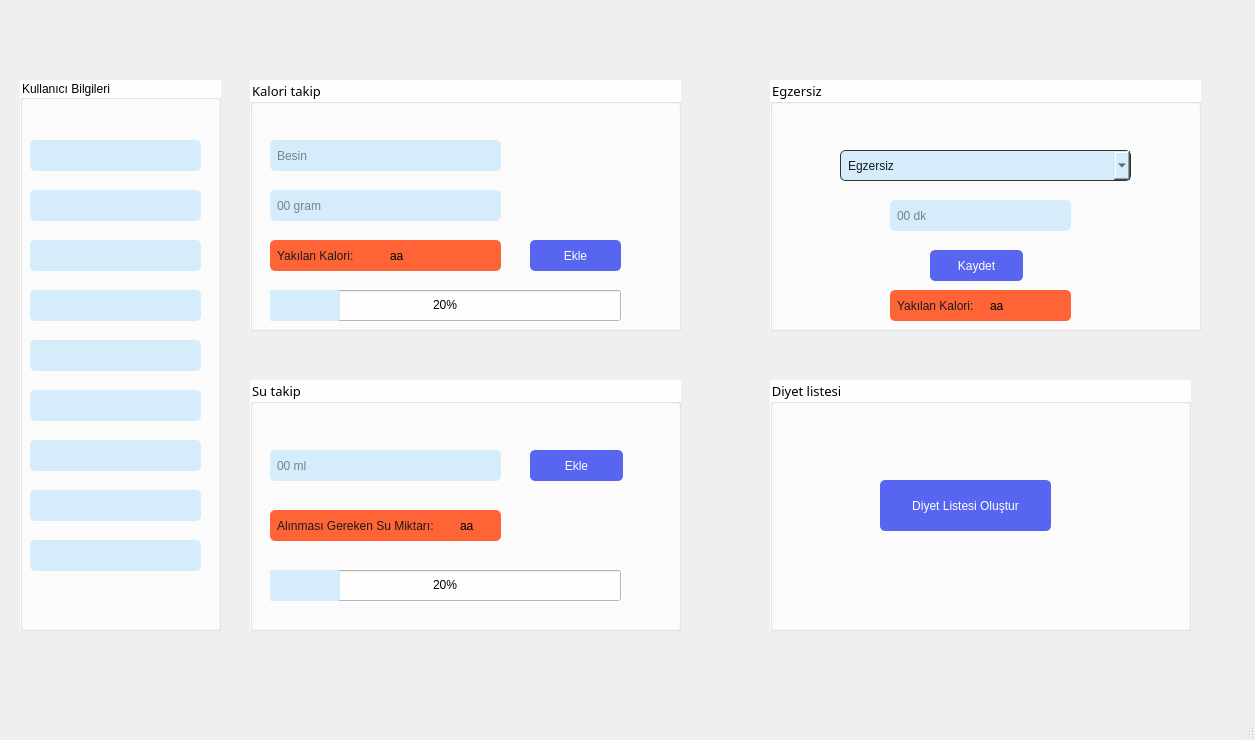
<?xml version="1.0" encoding="UTF-8"?>
<ui version="4.0">
 <class>MainWindow</class>
 <widget class="QMainWindow" name="MainWindow">
  <property name="geometry">
   <rect>
    <x>0</x>
    <y>0</y>
    <width>1255</width>
    <height>740</height>
   </rect>
  </property>
  <property name="windowTitle">
   <string>MainWindow</string>
  </property>
  <widget class="QWidget" name="centralwidget">
   <widget class="QGroupBox" name="kalorigroupbox">
    <property name="geometry">
     <rect>
      <x>250</x>
      <y>80</y>
      <width>431</width>
      <height>251</height>
     </rect>
    </property>
    <property name="font">
     <font>
      <family>Sans Serif Collection</family>
      <pointsize>10</pointsize>
      <weight>50</weight>
      <italic>false</italic>
      <bold>false</bold>
     </font>
    </property>
    <property name="styleSheet">
     <string notr="true">background-color: rgb(254, 254, 254);
font: 10pt &quot;Sans Serif Collection&quot;,#191A1F;
</string>
    </property>
    <property name="title">
     <string>Kalori takip</string>
    </property>
    <widget class="QLineEdit" name="besinlineedit">
     <property name="geometry">
      <rect>
       <x>20</x>
       <y>60</y>
       <width>231</width>
       <height>31</height>
      </rect>
     </property>
     <property name="styleSheet">
      <string notr="true">QLineEdit{
color:#191A1F;
font: 9pt &quot;Sans Serif Collection&quot;;
background-color: rgb(213, 236, 250);
border:rgb(48,50,62);
padding-left:5px;
border-radius:5px;
}
QLineEdit:Hover{
border:rgb(48,50,62);}
QLineEdit:Focus{
border:rgb(85,170,255);}</string>
     </property>
     <property name="placeholderText">
      <string>Besin</string>
     </property>
    </widget>
    <widget class="QLineEdit" name="besingramlineedit">
     <property name="geometry">
      <rect>
       <x>20</x>
       <y>110</y>
       <width>231</width>
       <height>31</height>
      </rect>
     </property>
     <property name="styleSheet">
      <string notr="true">QLineEdit{
color:#191A1F;
font: 9pt &quot;Sans Serif Collection&quot;;
background-color: rgb(213, 236, 250);
border:rgb(48,50,62);
padding-left:5px;
border-radius:5px;
}
QLineEdit:Hover{
border:rgb(48,50,62);}
QLineEdit:Focus{
border:rgb(85,170,255);}</string>
     </property>
     <property name="placeholderText">
      <string>00 gram</string>
     </property>
    </widget>
    <widget class="QPushButton" name="kaloritakipkaydetbuton">
     <property name="geometry">
      <rect>
       <x>280</x>
       <y>160</y>
       <width>91</width>
       <height>31</height>
      </rect>
     </property>
     <property name="styleSheet">
      <string notr="true">QPushButton{
background-color: rgb(87, 101, 241);
color: rgb(255, 255, 255);
font: 10pt &quot;Sans Serif Collection&quot;;
border-radius:5px;}
QPushButton:Hover{
background-color:rgb(71,82,196);}</string>
     </property>
     <property name="text">
      <string>Ekle</string>
     </property>
    </widget>
    <widget class="QLineEdit" name="sumiktarilineedit_4">
     <property name="geometry">
      <rect>
       <x>20</x>
       <y>160</y>
       <width>231</width>
       <height>31</height>
      </rect>
     </property>
     <property name="mouseTracking">
      <bool>false</bool>
     </property>
     <property name="styleSheet">
      <string notr="true">QLineEdit{
color:#191A1F;
font: 9pt &quot;Sans Serif Collection&quot;;
background-color: #FF6436;
border:rgb(48,50,62);
padding-left:5px;
border-radius:5px;
}
QLineEdit:Hover{
border:rgb(48,50,62);}
QLineEdit:Focus{
border:rgb(85,170,255);}</string>
     </property>
     <property name="text">
      <string>Yakılan Kalori:</string>
     </property>
     <property name="readOnly">
      <bool>true</bool>
     </property>
     <property name="placeholderText">
      <string/>
     </property>
    </widget>
    <widget class="QProgressBar" name="besiyuzdeprogressBar">
     <property name="geometry">
      <rect>
       <x>20</x>
       <y>210</y>
       <width>351</width>
       <height>31</height>
      </rect>
     </property>
     <property name="styleSheet">
      <string notr="true">
QProgressBar::chunk {
  background-color: #D5ECFA; /* Progress bar doluluğu için renk */

 border-radius: 2px;  /* Dolu kısmın köşelerini yuvarlayalım */
 /*background-color: #4CAF50;   Dolu kısım rengi */
  
            }
            QProgressBar {
                text-align: center;  /* Metni ortala */
            }
</string>
     </property>
     <property name="value">
      <number>20</number>
     </property>
     <property name="orientation">
      <enum>Qt::Horizontal</enum>
     </property>
     <property name="textDirection">
      <enum>QProgressBar::TopToBottom</enum>
     </property>
    </widget>
    <widget class="QLabel" name="alnankalorilabel">
     <property name="geometry">
      <rect>
       <x>140</x>
       <y>160</y>
       <width>91</width>
       <height>31</height>
      </rect>
     </property>
     <property name="styleSheet">
      <string notr="true">background-color: transparent;</string>
     </property>
     <property name="text">
      <string>aa</string>
     </property>
    </widget>
   </widget>
   <widget class="QGroupBox" name="egzersizgroupbox">
    <property name="geometry">
     <rect>
      <x>770</x>
      <y>80</y>
      <width>431</width>
      <height>251</height>
     </rect>
    </property>
    <property name="font">
     <font>
      <family>Sans Serif Collection</family>
      <pointsize>10</pointsize>
      <weight>50</weight>
      <italic>false</italic>
      <bold>false</bold>
     </font>
    </property>
    <property name="styleSheet">
     <string notr="true">background-color: rgb(254, 254, 254);
font: 10pt &quot;Sans Serif Collection&quot;,#191A1F;</string>
    </property>
    <property name="title">
     <string>Egzersiz</string>
    </property>
    <widget class="QComboBox" name="sporcomboBox">
     <property name="geometry">
      <rect>
       <x>70</x>
       <y>70</y>
       <width>291</width>
       <height>31</height>
      </rect>
     </property>
     <property name="styleSheet">
      <string notr="true">QComboBox { 
	border: 1px solid #333333;
	border-radius: 5px;
	background-color:#D5ECFA;
	padding-left:7px;
	min-width: 6em;
	color: #191A1F;;
	}
QComboBox QAbstractItemView{
	background-color: #D5ECFA;
	color: #D5ECFA;
 
	selection-background-color:  rgb(87, 101, 241);
	selection-color: #FEFEFE;
	
	
	font-size: 16px;

	color: black;
}</string>
     </property>
     <property name="currentText">
      <string>Egzersiz</string>
     </property>
     <property name="placeholderText">
      <string/>
     </property>
     <item>
      <property name="text">
       <string>Egzersiz</string>
      </property>
     </item>
     <item>
      <property name="text">
       <string>Yürüyüş</string>
      </property>
     </item>
     <item>
      <property name="text">
       <string>Koşu</string>
      </property>
     </item>
     <item>
      <property name="text">
       <string>Bisiklet sürme</string>
      </property>
     </item>
     <item>
      <property name="text">
       <string>Yüzme</string>
      </property>
     </item>
    </widget>
    <widget class="QLineEdit" name="spordklineEdit">
     <property name="geometry">
      <rect>
       <x>120</x>
       <y>120</y>
       <width>181</width>
       <height>31</height>
      </rect>
     </property>
     <property name="styleSheet">
      <string notr="true">QLineEdit{
color:#191A1F;
font: 9pt &quot;Sans Serif Collection&quot;;
background-color: rgb(213, 236, 250);
border:rgb(48,50,62);
padding-left:5px;
border-radius:5px;
}
QLineEdit:Hover{
border:rgb(48,50,62);}
QLineEdit:Focus{
border:rgb(85,170,255);}</string>
     </property>
     <property name="placeholderText">
      <string>00 dk</string>
     </property>
    </widget>
    <widget class="QPushButton" name="sporkaydetbuton">
     <property name="geometry">
      <rect>
       <x>160</x>
       <y>170</y>
       <width>93</width>
       <height>31</height>
      </rect>
     </property>
     <property name="styleSheet">
      <string notr="true">QPushButton{
background-color: rgb(87, 101, 241);
color: rgb(255, 255, 255);
font: 10pt &quot;Sans Serif Collection&quot;;
border-radius:5px;}
QPushButton:Hover{
background-color:rgb(71,82,196);}</string>
     </property>
     <property name="text">
      <string>Kaydet</string>
     </property>
    </widget>
    <widget class="QLineEdit" name="sumiktarilineedit_3">
     <property name="geometry">
      <rect>
       <x>120</x>
       <y>210</y>
       <width>181</width>
       <height>31</height>
      </rect>
     </property>
     <property name="mouseTracking">
      <bool>false</bool>
     </property>
     <property name="styleSheet">
      <string notr="true">QLineEdit{
color:#191A1F;
font: 9pt &quot;Sans Serif Collection&quot;;
background-color: #FF6436;
border:rgb(48,50,62);
padding-left:5px;
border-radius:5px;
}
QLineEdit:Hover{
border:rgb(48,50,62);}
QLineEdit:Focus{
border:rgb(85,170,255);}</string>
     </property>
     <property name="text">
      <string>Yakılan Kalori:</string>
     </property>
     <property name="readOnly">
      <bool>true</bool>
     </property>
     <property name="placeholderText">
      <string/>
     </property>
    </widget>
    <widget class="QLabel" name="sporkalori">
     <property name="geometry">
      <rect>
       <x>220</x>
       <y>210</y>
       <width>81</width>
       <height>31</height>
      </rect>
     </property>
     <property name="styleSheet">
      <string notr="true">background-color: transparent;</string>
     </property>
     <property name="text">
      <string>aa</string>
     </property>
    </widget>
   </widget>
   <widget class="QGroupBox" name="sutakipgroupbox">
    <property name="geometry">
     <rect>
      <x>250</x>
      <y>380</y>
      <width>431</width>
      <height>251</height>
     </rect>
    </property>
    <property name="font">
     <font>
      <family>Sans Serif Collection</family>
      <pointsize>10</pointsize>
      <weight>50</weight>
      <italic>false</italic>
      <bold>false</bold>
     </font>
    </property>
    <property name="styleSheet">
     <string notr="true">background-color: rgb(254, 254, 254);
font: 10pt &quot;Sans Serif Collection&quot;,#191A1F;</string>
    </property>
    <property name="title">
     <string>Su takip</string>
    </property>
    <widget class="QLineEdit" name="sueklelineedit">
     <property name="geometry">
      <rect>
       <x>20</x>
       <y>70</y>
       <width>231</width>
       <height>31</height>
      </rect>
     </property>
     <property name="styleSheet">
      <string notr="true">QLineEdit{
color:#191A1F;
font: 9pt &quot;Sans Serif Collection&quot;;
background-color: rgb(213, 236, 250);
border:rgb(48,50,62);
padding-left:5px;
border-radius:5px;
}
QLineEdit:Hover{
border:rgb(48,50,62);}
QLineEdit:Focus{
border:rgb(85,170,255);}</string>
     </property>
     <property name="placeholderText">
      <string>00 ml</string>
     </property>
    </widget>
    <widget class="QPushButton" name="sueklebuton">
     <property name="geometry">
      <rect>
       <x>280</x>
       <y>70</y>
       <width>93</width>
       <height>31</height>
      </rect>
     </property>
     <property name="styleSheet">
      <string notr="true">QPushButton{
background-color: rgb(87, 101, 241);
color: rgb(255, 255, 255);
font: 10pt &quot;Sans Serif Collection&quot;;
border-radius:5px;}
QPushButton:Hover{
background-color:rgb(71,82,196);}</string>
     </property>
     <property name="text">
      <string>Ekle</string>
     </property>
    </widget>
    <widget class="QLineEdit" name="sumiktarilineedit_2">
     <property name="geometry">
      <rect>
       <x>20</x>
       <y>130</y>
       <width>231</width>
       <height>31</height>
      </rect>
     </property>
     <property name="mouseTracking">
      <bool>false</bool>
     </property>
     <property name="styleSheet">
      <string notr="true">QLineEdit{
color:#191A1F;
font: 9pt &quot;Sans Serif Collection&quot;;
background-color: #FF6436;
border:rgb(48,50,62);
padding-left:5px;
border-radius:5px;
}
QLineEdit:Hover{
border:rgb(48,50,62);}
QLineEdit:Focus{
border:rgb(85,170,255);}</string>
     </property>
     <property name="text">
      <string>Alınması Gereken Su Miktarı:</string>
     </property>
     <property name="readOnly">
      <bool>true</bool>
     </property>
     <property name="placeholderText">
      <string/>
     </property>
    </widget>
    <widget class="QLabel" name="sporkalori_2">
     <property name="geometry">
      <rect>
       <x>210</x>
       <y>130</y>
       <width>81</width>
       <height>31</height>
      </rect>
     </property>
     <property name="styleSheet">
      <string notr="true">background-color: transparent;</string>
     </property>
     <property name="text">
      <string>aa</string>
     </property>
    </widget>
    <widget class="QProgressBar" name="suyuzdebar">
     <property name="geometry">
      <rect>
       <x>20</x>
       <y>190</y>
       <width>351</width>
       <height>31</height>
      </rect>
     </property>
     <property name="styleSheet">
      <string notr="true">
QProgressBar::chunk {
  background-color: #D5ECFA; /* Progress bar doluluğu için renk */

 border-radius: 2px;  /* Dolu kısmın köşelerini yuvarlayalım */
 /*background-color: #4CAF50;   Dolu kısım rengi */
  
            }
            QProgressBar {
                text-align: center;  /* Metni ortala */
            }
</string>
     </property>
     <property name="value">
      <number>20</number>
     </property>
     <property name="orientation">
      <enum>Qt::Horizontal</enum>
     </property>
     <property name="textDirection">
      <enum>QProgressBar::TopToBottom</enum>
     </property>
    </widget>
   </widget>
   <widget class="QGroupBox" name="diyetlistesigroupbox">
    <property name="geometry">
     <rect>
      <x>770</x>
      <y>380</y>
      <width>421</width>
      <height>251</height>
     </rect>
    </property>
    <property name="font">
     <font>
      <family>Sans Serif Collection</family>
      <pointsize>10</pointsize>
      <weight>50</weight>
      <italic>false</italic>
      <bold>false</bold>
     </font>
    </property>
    <property name="styleSheet">
     <string notr="true">background-color: rgb(254, 254, 254);
font: 10pt &quot;Sans Serif Collection&quot;,#191A1F;</string>
    </property>
    <property name="title">
     <string>Diyet listesi</string>
    </property>
    <widget class="QPushButton" name="diyetlistesioluturebuton">
     <property name="geometry">
      <rect>
       <x>110</x>
       <y>100</y>
       <width>171</width>
       <height>51</height>
      </rect>
     </property>
     <property name="styleSheet">
      <string notr="true">QPushButton{
background-color: rgb(87, 101, 241);
color: rgb(255, 255, 255);
font: 10pt &quot;Sans Serif Collection&quot;;
border-radius:5px;}
QPushButton:Hover{
background-color:rgb(71,82,196);}</string>
     </property>
     <property name="text">
      <string>Diyet Listesi Oluştur</string>
     </property>
    </widget>
   </widget>
   <widget class="QGroupBox" name="kullanicibilgilerigrup">
    <property name="geometry">
     <rect>
      <x>20</x>
      <y>80</y>
      <width>201</width>
      <height>551</height>
     </rect>
    </property>
    <property name="styleSheet">
     <string notr="true">background-color :rgb(254, 254, 254);
font: 10pt &quot;Sans Serif Collection&quot;,#191A1F;
</string>
    </property>
    <property name="title">
     <string>Kullanıcı Bilgileri</string>
    </property>
    <widget class="QLineEdit" name="kullaniciismilineedit">
     <property name="geometry">
      <rect>
       <x>10</x>
       <y>60</y>
       <width>171</width>
       <height>31</height>
      </rect>
     </property>
     <property name="styleSheet">
      <string notr="true">QLineEdit{
color:#191A1F;
font: 9pt &quot;Sans Serif Collection&quot;;
background-color: rgb(213, 236, 250);
border:rgb(48,50,62);
padding-left:5px;
border-radius:5px;
}
QLineEdit:Hover{
border:rgb(48,50,62);}
QLineEdit:Focus{
border:rgb(85,170,255);}</string>
     </property>
     <property name="placeholderText">
      <string/>
     </property>
    </widget>
    <widget class="QLineEdit" name="kullaniciyaslineedit">
     <property name="geometry">
      <rect>
       <x>10</x>
       <y>110</y>
       <width>171</width>
       <height>31</height>
      </rect>
     </property>
     <property name="styleSheet">
      <string notr="true">QLineEdit{
color:#191A1F;
font: 9pt &quot;Sans Serif Collection&quot;;
background-color: rgb(213, 236, 250);
border:rgb(48,50,62);
padding-left:5px;
border-radius:5px;
}
QLineEdit:Hover{
border:rgb(48,50,62);}
QLineEdit:Focus{
border:rgb(85,170,255);}</string>
     </property>
     <property name="placeholderText">
      <string/>
     </property>
    </widget>
    <widget class="QLineEdit" name="kullaniciboylineedit">
     <property name="geometry">
      <rect>
       <x>10</x>
       <y>160</y>
       <width>171</width>
       <height>31</height>
      </rect>
     </property>
     <property name="styleSheet">
      <string notr="true">QLineEdit{
color:#191A1F;
font: 9pt &quot;Sans Serif Collection&quot;;
background-color: rgb(213, 236, 250);
border:rgb(48,50,62);
padding-left:5px;
border-radius:5px;
}
QLineEdit:Hover{
border:rgb(48,50,62);}
QLineEdit:Focus{
border:rgb(85,170,255);}</string>
     </property>
     <property name="placeholderText">
      <string/>
     </property>
    </widget>
    <widget class="QLineEdit" name="kullanicicinsiyetlineedit">
     <property name="geometry">
      <rect>
       <x>10</x>
       <y>260</y>
       <width>171</width>
       <height>31</height>
      </rect>
     </property>
     <property name="styleSheet">
      <string notr="true">QLineEdit{
color:#191A1F;
font: 9pt &quot;Sans Serif Collection&quot;;
background-color: rgb(213, 236, 250);
border:rgb(48,50,62);
padding-left:5px;
border-radius:5px;
}
QLineEdit:Hover{
border:rgb(48,50,62);}
QLineEdit:Focus{
border:rgb(85,170,255);}</string>
     </property>
     <property name="placeholderText">
      <string/>
     </property>
    </widget>
    <widget class="QLineEdit" name="kullanicikilolineedit">
     <property name="geometry">
      <rect>
       <x>10</x>
       <y>210</y>
       <width>171</width>
       <height>31</height>
      </rect>
     </property>
     <property name="styleSheet">
      <string notr="true">QLineEdit{
color:#191A1F;
font: 9pt &quot;Sans Serif Collection&quot;;
background-color: rgb(213, 236, 250);
border:rgb(48,50,62);
padding-left:5px;
border-radius:5px;
}
QLineEdit:Hover{
border:rgb(48,50,62);}
QLineEdit:Focus{
border:rgb(85,170,255);}</string>
     </property>
     <property name="placeholderText">
      <string/>
     </property>
    </widget>
    <widget class="QLineEdit" name="kullaniciaktivitelineedit">
     <property name="geometry">
      <rect>
       <x>10</x>
       <y>310</y>
       <width>171</width>
       <height>31</height>
      </rect>
     </property>
     <property name="styleSheet">
      <string notr="true">QLineEdit{
color:#191A1F;
font: 9pt &quot;Sans Serif Collection&quot;;
background-color: rgb(213, 236, 250);
border:rgb(48,50,62);
padding-left:5px;
border-radius:5px;
}
QLineEdit:Hover{
border:rgb(48,50,62);}
QLineEdit:Focus{
border:rgb(85,170,255);}</string>
     </property>
     <property name="placeholderText">
      <string/>
     </property>
    </widget>
    <widget class="QLineEdit" name="kullanicihedeflineedit">
     <property name="geometry">
      <rect>
       <x>10</x>
       <y>360</y>
       <width>171</width>
       <height>31</height>
      </rect>
     </property>
     <property name="styleSheet">
      <string notr="true">QLineEdit{
color:#191A1F;
font: 9pt &quot;Sans Serif Collection&quot;;
background-color: rgb(213, 236, 250);
border:rgb(48,50,62);
padding-left:5px;
border-radius:5px;
}
QLineEdit:Hover{
border:rgb(48,50,62);}
QLineEdit:Focus{
border:rgb(85,170,255);}</string>
     </property>
     <property name="placeholderText">
      <string/>
     </property>
    </widget>
    <widget class="QLineEdit" name="kullanicikalorilineedit">
     <property name="geometry">
      <rect>
       <x>10</x>
       <y>410</y>
       <width>171</width>
       <height>31</height>
      </rect>
     </property>
     <property name="styleSheet">
      <string notr="true">QLineEdit{
color:#191A1F;
font: 9pt &quot;Sans Serif Collection&quot;;
background-color: rgb(213, 236, 250);
border:rgb(48,50,62);
padding-left:5px;
border-radius:5px;
}
QLineEdit:Hover{
border:rgb(48,50,62);}
QLineEdit:Focus{
border:rgb(85,170,255);}</string>
     </property>
     <property name="placeholderText">
      <string/>
     </property>
    </widget>
    <widget class="QLineEdit" name="kullanicisumiktarilineedit">
     <property name="geometry">
      <rect>
       <x>10</x>
       <y>460</y>
       <width>171</width>
       <height>31</height>
      </rect>
     </property>
     <property name="styleSheet">
      <string notr="true">QLineEdit{
color:#191A1F;
font: 9pt &quot;Sans Serif Collection&quot;;
background-color: rgb(213, 236, 250);
border:rgb(48,50,62);
padding-left:5px;
border-radius:5px;
}
QLineEdit:Hover{
border:rgb(48,50,62);}
QLineEdit:Focus{
border:rgb(85,170,255);}</string>
     </property>
     <property name="placeholderText">
      <string/>
     </property>
    </widget>
   </widget>
  </widget>
  <widget class="QMenuBar" name="menubar">
   <property name="geometry">
    <rect>
     <x>0</x>
     <y>0</y>
     <width>1255</width>
     <height>26</height>
    </rect>
   </property>
  </widget>
  <widget class="QStatusBar" name="statusbar"/>
 </widget>
 <resources/>
 <connections/>
</ui>
